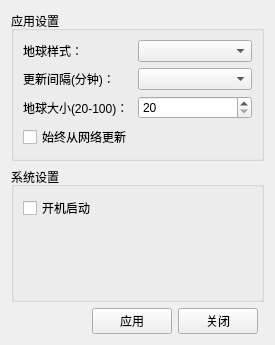
<?xml version="1.0" encoding="UTF-8"?>
<ui version="4.0">
 <class>Config</class>
 <widget class="QWidget" name="Config">
  <property name="geometry">
   <rect>
    <x>0</x>
    <y>0</y>
    <width>275</width>
    <height>345</height>
   </rect>
  </property>
  <property name="windowTitle">
   <string>设置</string>
  </property>
  <layout class="QGridLayout" name="gridLayout_3">
   <item row="1" column="0" colspan="4">
    <widget class="QGroupBox" name="groupBox">
     <property name="title">
      <string>系统设置</string>
     </property>
     <layout class="QGridLayout" name="gridLayout">
      <item row="0" column="0">
       <widget class="QCheckBox" name="startWithSystem">
        <property name="text">
         <string>开机启动</string>
        </property>
       </widget>
      </item>
      <item row="0" column="1">
       <spacer name="horizontalSpacer">
        <property name="orientation">
         <enum>Qt::Horizontal</enum>
        </property>
        <property name="sizeHint" stdset="0">
         <size>
          <width>160</width>
          <height>20</height>
         </size>
        </property>
       </spacer>
      </item>
      <item row="1" column="0">
       <spacer name="verticalSpacer">
        <property name="orientation">
         <enum>Qt::Vertical</enum>
        </property>
        <property name="sizeHint" stdset="0">
         <size>
          <width>20</width>
          <height>135</height>
         </size>
        </property>
       </spacer>
      </item>
     </layout>
    </widget>
   </item>
   <item row="0" column="0" colspan="4">
    <widget class="QGroupBox" name="groupBox_2">
     <property name="title">
      <string>应用设置</string>
     </property>
     <layout class="QGridLayout" name="gridLayout_2">
      <item row="0" column="0">
       <widget class="QLabel" name="label">
        <property name="text">
         <string>地球样式：</string>
        </property>
       </widget>
      </item>
      <item row="0" column="1">
       <widget class="QComboBox" name="earthSource">
        <property name="sizePolicy">
         <sizepolicy hsizetype="Expanding" vsizetype="Fixed">
          <horstretch>0</horstretch>
          <verstretch>0</verstretch>
         </sizepolicy>
        </property>
       </widget>
      </item>
      <item row="1" column="0">
       <widget class="QLabel" name="label_2">
        <property name="text">
         <string>更新间隔(分钟)：</string>
        </property>
       </widget>
      </item>
      <item row="1" column="1">
       <widget class="QComboBox" name="updateTime"/>
      </item>
      <item row="2" column="0">
       <widget class="QLabel" name="label_3">
        <property name="text">
         <string>地球大小(20-100)：</string>
        </property>
       </widget>
      </item>
      <item row="2" column="1">
       <widget class="QSpinBox" name="earthSize">
        <property name="minimum">
         <number>20</number>
        </property>
        <property name="maximum">
         <number>100</number>
        </property>
       </widget>
      </item>
      <item row="3" column="0">
       <widget class="QCheckBox" name="alwaysUpdate">
        <property name="text">
         <string>始终从网络更新</string>
        </property>
       </widget>
      </item>
     </layout>
    </widget>
   </item>
   <item row="2" column="0">
    <spacer name="horizontalSpacer_2">
     <property name="orientation">
      <enum>Qt::Horizontal</enum>
     </property>
     <property name="sizeHint" stdset="0">
      <size>
       <width>57</width>
       <height>20</height>
      </size>
     </property>
    </spacer>
   </item>
   <item row="2" column="2">
    <widget class="QPushButton" name="close">
     <property name="text">
      <string>关闭</string>
     </property>
    </widget>
   </item>
   <item row="2" column="1">
    <widget class="QPushButton" name="apply">
     <property name="text">
      <string>应用</string>
     </property>
    </widget>
   </item>
  </layout>
 </widget>
 <resources/>
 <connections/>
</ui>
